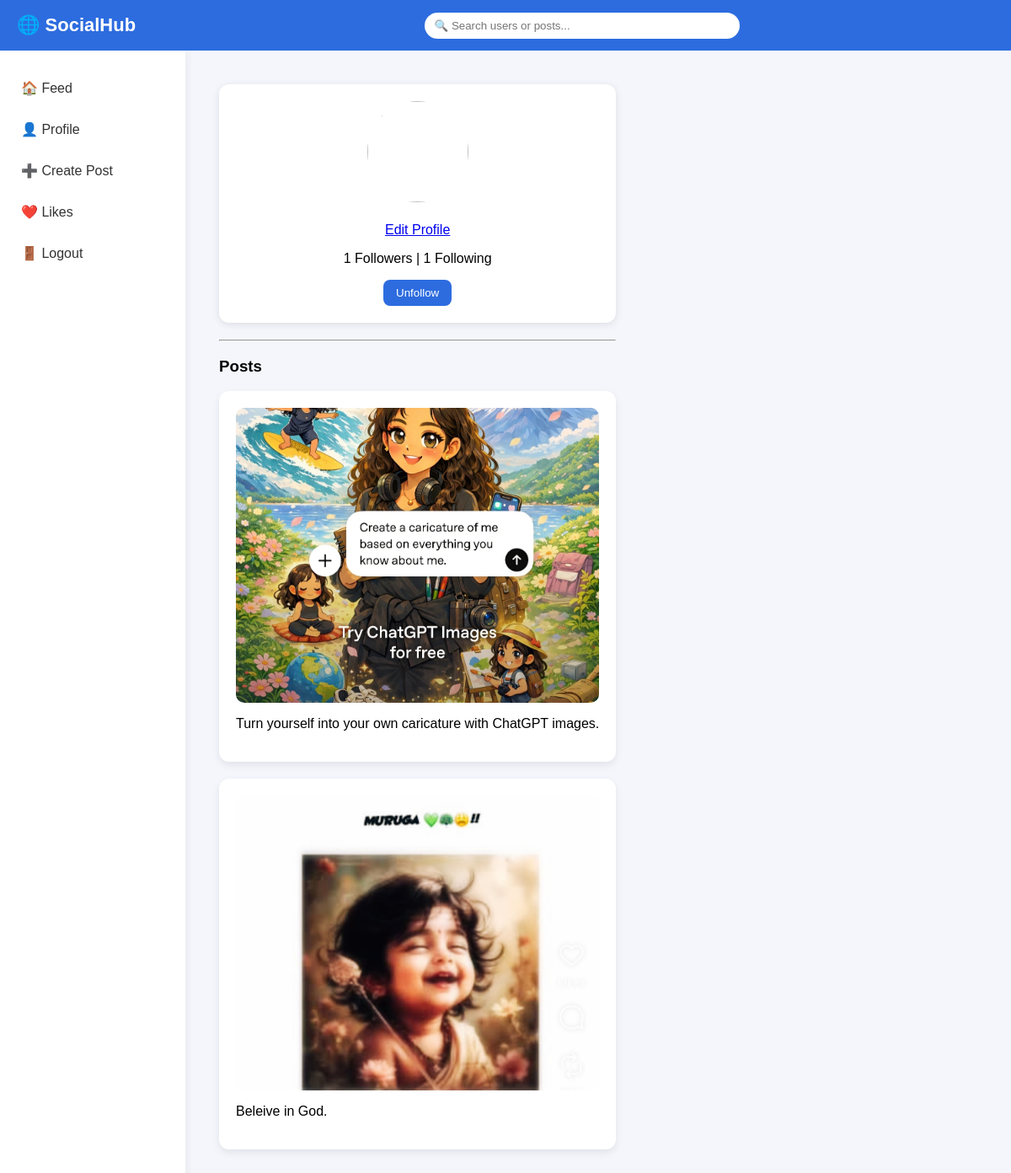
The page /profile/1/ (signed in) on the database its author committed.
### posts/models.py (models this page shows, shortened)
class Post(models.Model):
    user = models.ForeignKey(User, on_delete=models.CASCADE)
    caption = models.TextField(blank=True)
    image = models.ImageField(upload_to='posts/images/', null=True, blank=True)
    video = models.FileField(upload_to='posts/videos/', null=True, blank=True)
    created_at = models.DateTimeField(auto_now_add=True)
    likes = models.ManyToManyField(User, related_name="post_likes", blank=True)

### posts/views.py (the view)
# urls.py: path('profile/<int:user_id>/', views.profile, name='profile'),
def profile(request, user_id):
    user_profile = User.objects.get(id=user_id)
    posts = Post.objects.filter(user=user_profile)
    is_following = Follow.objects.filter(
        follower=request.user,
        following=user_profile
    ).exists()
    followers_count = Follow.objects.filter(following=user_profile).count()
    following_count = Follow.objects.filter(follower=user_profile).count()
    context = {
        'user_profile': user_profile,
        'posts': posts,
        'is_following': is_following,
        'followers_count': followers_count,
        'following_count': following_count
    }
    return render(request, 'profile.html', context)

### templates/profile.html (shortened to what this page needs)
{% extends "base.html" %}
{% block content %}
<div class="profile-card">
<img src="{{ profile.profile_pic.url }}"
     style="width:120px; height:120px; border-radius:50%; object-fit:cover;">
<a href="/edit-profile/" class="follow-btn">Edit Profile</a>
<p>{{ followers_count }} Followers | {{ following_count }} Following</p>
{% if request.user != user_profile %}
<a href="/follow/{{ user_profile.id }}/">
<button>
{% if is_following %} Unfollow {% else %} Follow {% endif %}
</button>
</a>
{% endif %}
</div>
<hr>
<h3>Posts</h3>
{% for post in posts %}
<div class="card">
    {% if post.image %}
        <img src="{{ post.image.url }}" class="post-image">
    {% endif %}
    <p>{{ post.caption }}</p>
</div>
{% endfor %}
{% endblock %}

### static/css/style.css (style rules this page uses)
.post-image { width:100%; max-width:500px; height:350px; object-fit:cover; border-radius:10px; display:block; margin:auto; }

### templates/base.html (style rules this page uses)
body { margin:0; font-family:'Poppins', sans-serif; background:#f4f6fb; }
.card { background:white; padding:20px; border-radius:12px; box-shadow:0 4px 10px rgba(0,0,0,0.08); margin-bottom:20px; }

### templates/profile.html (style rules this page uses)
.profile-card { background:#fff; padding:20px; border-radius:12px; box-shadow:0 2px 10px rgba(0,0,0,0.1); margin-bottom:20px; text-align:center; }
.profile-card button { background:#2d6cdf; color:white; border:none; padding:8px 15px; border-radius:8px; cursor:pointer; }

### rows shown on the page
Post: image (picture), caption "Turn yourself into your own caricature with ChatGPT images."
Post: image (picture), caption "Beleive in God."

### other values the page prints
{{ followers_count }} "1"
{{ following_count }} "1"
